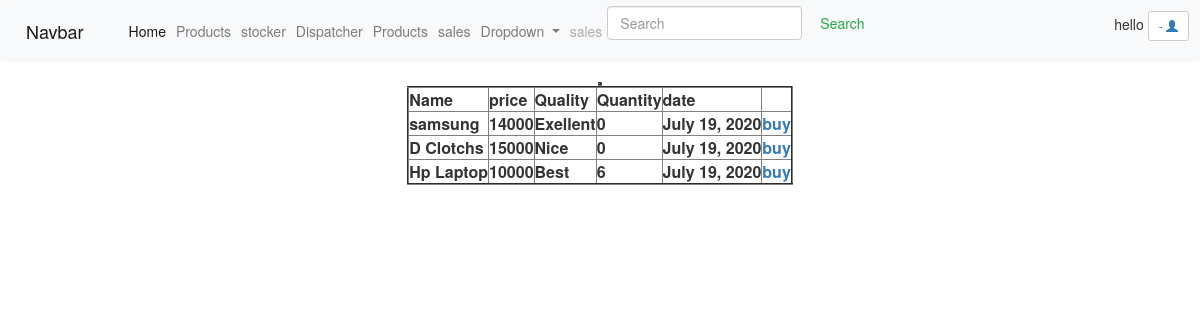
The app's page /Customer_show_Products/ (signed in) with its own data.
### app1/models.py (models this page shows)
class Product_Details(models.Model):
    Product_no = models.AutoField(primary_key=True)
    Name = models.CharField(max_length=150)
    Price = models.IntegerField()
    Quality = models.CharField(max_length=150)
    Quantity = models.IntegerField(default=0)
    Add_Date = models.DateField(auto_now_add=True)

### Customers/views.py (the view)
# urls.py: path('Customer_show_Products/', views.Customer_show_Products,name="Customer_show_Products"),
def Customer_show_Products(request):
    Products = Product_Details.objects.all()
    return render(request,'Product/Customers_Show_Products.html',{'Products_list':Products})

### templates/Product/Customers_Show_Products.html (shortened to what this page needs)
{% extends 'common.html' %}
{% block ccoman %}
    <table align="center" border="2">
        <tr>
            <th>Name</th>
            <th>price</th>
            <th>Quality</th>
            <th>Quantity</th>
            <th>date</th>
            <th>
        </tr>
    {% for i in Products_list %}
        <tr>
            <th>{{ i.Name }}</th>
            <th>{{ i.Price }}</th>
            <th>{{ i.Quality }}</th>
            <th>{{ i.Quantity }}</th>
            <th>{{ i.Add_Date }}</th>
            <th>
                <a href="{% url 'Click_Buy_Product' %}?product={{ i.Product_no }}">buy</a></th>
            </tr>
    {% endfor %}
    </table>
{% endblock %}

### records on screen
Product_Details: Name "samsung", Price "14000", Quality "Exellent", Quantity "0", Add_Date "July 19, 2020"
Product_Details: Name "D Clotchs", Price "15000", Quality "Nice", Quantity "0", Add_Date "July 19, 2020"
Product_Details: Name "Hp Laptop", Price "10000", Quality "Best", Quantity "6", Add_Date "July 19, 2020"
